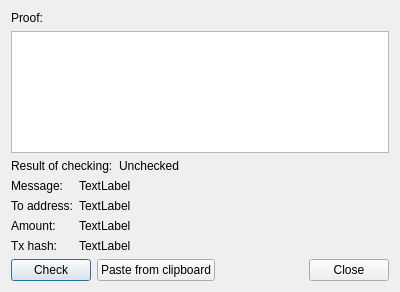
<?xml version="1.0" encoding="UTF-8"?>
<ui version="4.0">
 <class>CheckProofDialog</class>
 <widget class="QDialog" name="CheckProofDialog">
  <property name="geometry">
   <rect>
    <x>0</x>
    <y>0</y>
    <width>400</width>
    <height>292</height>
   </rect>
  </property>
  <property name="sizePolicy">
   <sizepolicy hsizetype="Preferred" vsizetype="Preferred">
    <horstretch>0</horstretch>
    <verstretch>0</verstretch>
   </sizepolicy>
  </property>
  <property name="windowTitle">
   <string>Check proof</string>
  </property>
  <layout class="QVBoxLayout" name="verticalLayout">
   <item>
    <widget class="QLabel" name="label">
     <property name="text">
      <string>Proof:</string>
     </property>
    </widget>
   </item>
   <item>
    <widget class="QTextEdit" name="proofEdit"/>
   </item>
   <item>
    <layout class="QHBoxLayout" name="horizontalLayout_2">
     <property name="sizeConstraint">
      <enum>QLayout::SetDefaultConstraint</enum>
     </property>
     <item>
      <widget class="QLabel" name="label_2">
       <property name="sizePolicy">
        <sizepolicy hsizetype="Maximum" vsizetype="Preferred">
         <horstretch>0</horstretch>
         <verstretch>0</verstretch>
        </sizepolicy>
       </property>
       <property name="text">
        <string>Result of checking:</string>
       </property>
      </widget>
     </item>
     <item>
      <widget class="QLabel" name="resultLabel">
       <property name="sizePolicy">
        <sizepolicy hsizetype="Ignored" vsizetype="Preferred">
         <horstretch>0</horstretch>
         <verstretch>0</verstretch>
        </sizepolicy>
       </property>
       <property name="cursor">
        <cursorShape>IBeamCursor</cursorShape>
       </property>
       <property name="text">
        <string>Unchecked</string>
       </property>
       <property name="wordWrap">
        <bool>false</bool>
       </property>
       <property name="textInteractionFlags">
        <set>Qt::LinksAccessibleByMouse|Qt::TextSelectableByMouse</set>
       </property>
      </widget>
     </item>
    </layout>
   </item>
   <item>
    <layout class="QFormLayout" name="formLayout">
     <property name="labelAlignment">
      <set>Qt::AlignLeading|Qt::AlignLeft|Qt::AlignVCenter</set>
     </property>
     <property name="formAlignment">
      <set>Qt::AlignLeading|Qt::AlignLeft|Qt::AlignTop</set>
     </property>
     <item row="3" column="0">
      <widget class="QLabel" name="label_4">
       <property name="text">
        <string>Tx hash:</string>
       </property>
      </widget>
     </item>
     <item row="0" column="0">
      <widget class="QLabel" name="label_3">
       <property name="text">
        <string>Message:</string>
       </property>
      </widget>
     </item>
     <item row="1" column="0">
      <widget class="QLabel" name="label_5">
       <property name="text">
        <string>To address:</string>
       </property>
      </widget>
     </item>
     <item row="2" column="0">
      <widget class="QLabel" name="label_6">
       <property name="text">
        <string>Amount:</string>
       </property>
      </widget>
     </item>
     <item row="0" column="1">
      <widget class="QLabel" name="messageLabel">
       <property name="text">
        <string>TextLabel</string>
       </property>
      </widget>
     </item>
     <item row="1" column="1">
      <widget class="QLabel" name="addressLabel">
       <property name="text">
        <string>TextLabel</string>
       </property>
      </widget>
     </item>
     <item row="2" column="1">
      <widget class="QLabel" name="amountLabel">
       <property name="text">
        <string>TextLabel</string>
       </property>
      </widget>
     </item>
     <item row="3" column="1">
      <widget class="QLabel" name="txHashLabel">
       <property name="text">
        <string>TextLabel</string>
       </property>
      </widget>
     </item>
    </layout>
   </item>
   <item>
    <layout class="QHBoxLayout" name="horizontalLayout">
     <item>
      <widget class="QPushButton" name="checkButton">
       <property name="text">
        <string>Check</string>
       </property>
       <property name="default">
        <bool>true</bool>
       </property>
      </widget>
     </item>
     <item>
      <widget class="QPushButton" name="copyButton">
       <property name="text">
        <string>Paste from clipboard</string>
       </property>
       <property name="autoDefault">
        <bool>false</bool>
       </property>
      </widget>
     </item>
     <item>
      <spacer name="horizontalSpacer">
       <property name="orientation">
        <enum>Qt::Horizontal</enum>
       </property>
       <property name="sizeHint" stdset="0">
        <size>
         <width>40</width>
         <height>20</height>
        </size>
       </property>
      </spacer>
     </item>
     <item>
      <widget class="QPushButton" name="closeButton">
       <property name="text">
        <string>Close</string>
       </property>
       <property name="autoDefault">
        <bool>false</bool>
       </property>
      </widget>
     </item>
    </layout>
   </item>
  </layout>
 </widget>
 <resources/>
 <connections>
  <connection>
   <sender>closeButton</sender>
   <signal>clicked()</signal>
   <receiver>CheckProofDialog</receiver>
   <slot>reject()</slot>
   <hints>
    <hint type="sourcelabel">
     <x>349</x>
     <y>222</y>
    </hint>
    <hint type="destinationlabel">
     <x>199</x>
     <y>122</y>
    </hint>
   </hints>
  </connection>
  <connection>
   <sender>copyButton</sender>
   <signal>clicked()</signal>
   <receiver>CheckProofDialog</receiver>
   <slot>pasteFromClipboard()</slot>
   <hints>
    <hint type="sourcelabel">
     <x>77</x>
     <y>222</y>
    </hint>
    <hint type="destinationlabel">
     <x>199</x>
     <y>122</y>
    </hint>
   </hints>
  </connection>
  <connection>
   <sender>proofEdit</sender>
   <signal>textChanged()</signal>
   <receiver>CheckProofDialog</receiver>
   <slot>proofChanged()</slot>
   <hints>
    <hint type="sourcelabel">
     <x>199</x>
     <y>105</y>
    </hint>
    <hint type="destinationlabel">
     <x>199</x>
     <y>122</y>
    </hint>
   </hints>
  </connection>
  <connection>
   <sender>checkButton</sender>
   <signal>clicked()</signal>
   <receiver>CheckProofDialog</receiver>
   <slot>checkProof()</slot>
   <hints>
    <hint type="sourcelabel">
     <x>49</x>
     <y>222</y>
    </hint>
    <hint type="destinationlabel">
     <x>199</x>
     <y>122</y>
    </hint>
   </hints>
  </connection>
 </connections>
 <slots>
  <slot>pasteFromClipboard()</slot>
  <slot>proofChanged()</slot>
  <slot>checkProof()</slot>
 </slots>
</ui>
